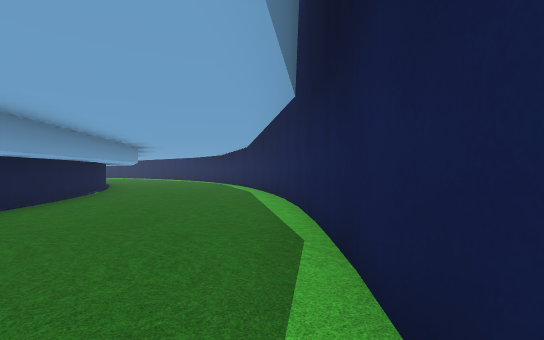
[1] (above)

24 first-person views from a walk through a scene from a Unity 3-D project. The camera is 1.2 m above the floor, looks level and sees 90° across. The floor is counted in squares, 2 m on a side. Each view is taken from the middle of a square. On the plan, view 1 faces up. The plan holds only what a view shows up to about 9 squares ahead; the rest is blank. The place goes on beyond the plan. Some animated figures are left out. Some surface patterns are stand-ins.

[2]
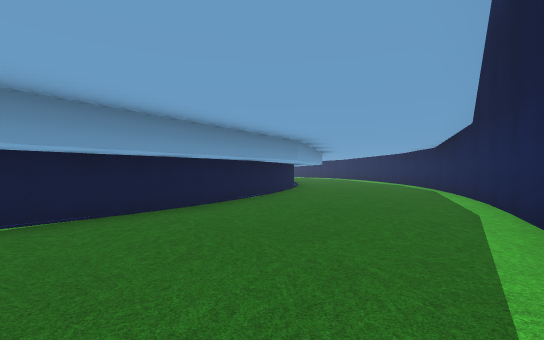

[3]
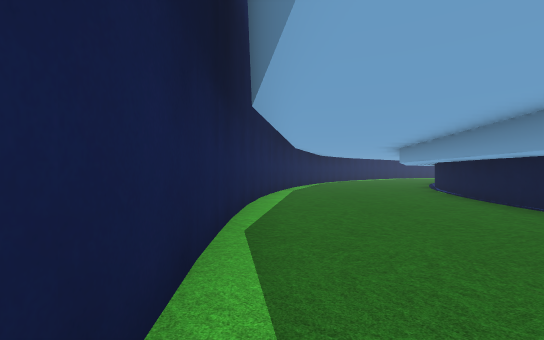

[4]
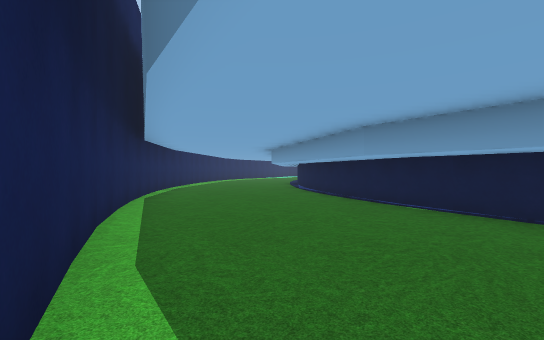

[5]
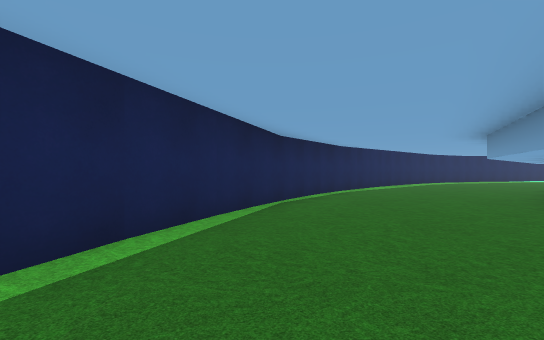

[6]
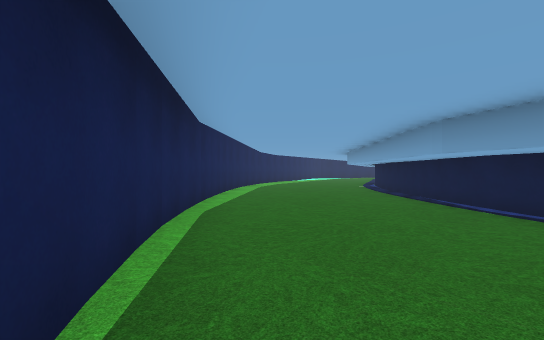

[7]
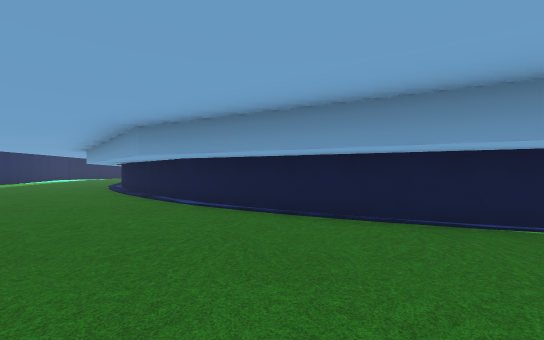

[8]
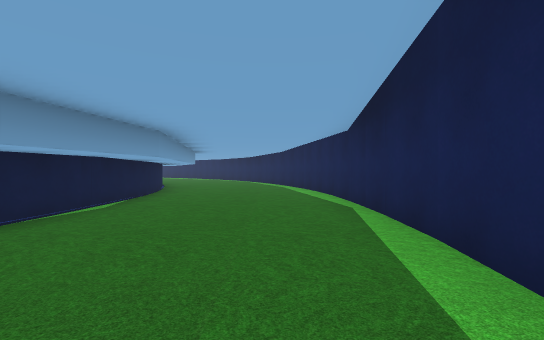

[9]
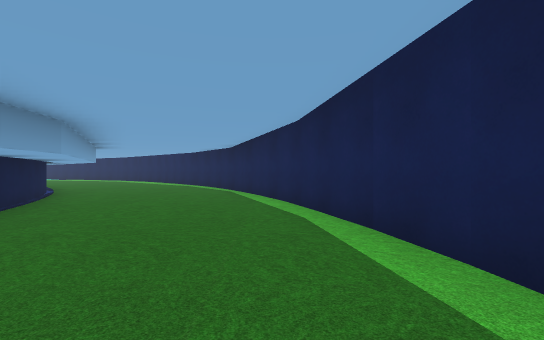

[10]
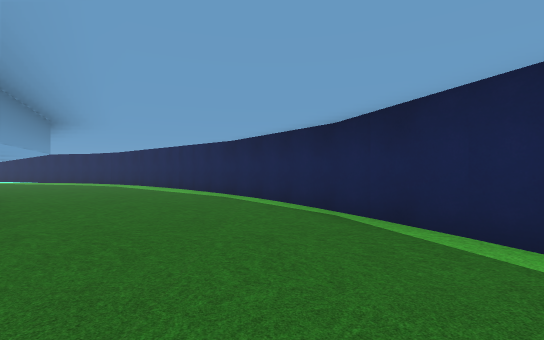

[11]
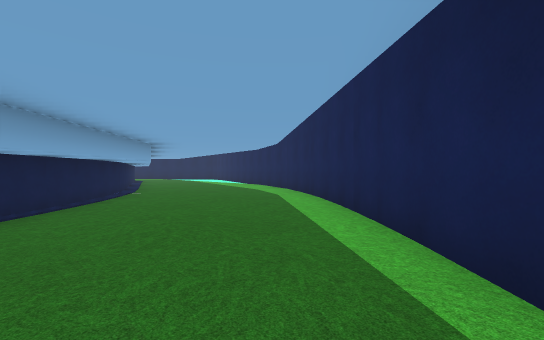

[12]
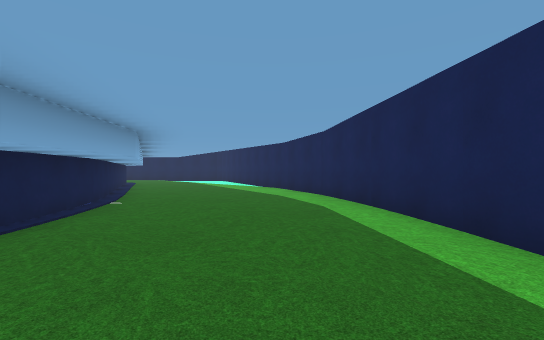

[13]
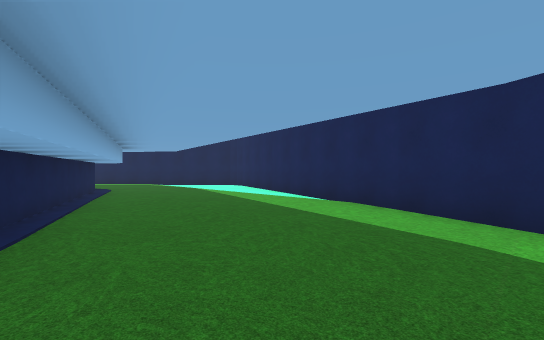

[14]
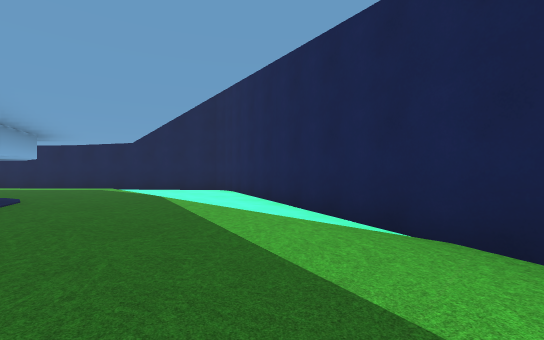

[15]
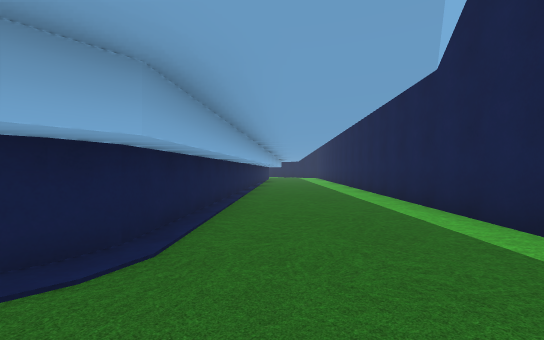

[16]
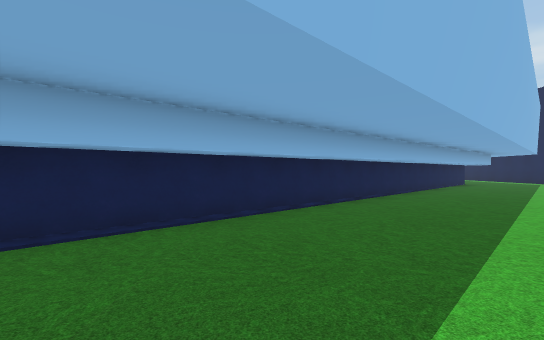

[17]
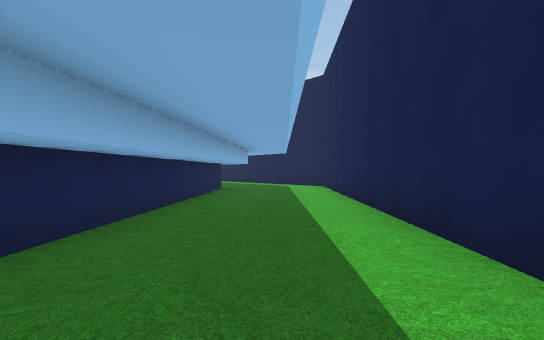

[18]
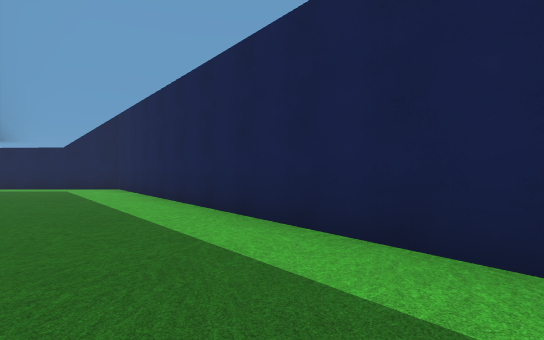

[19]
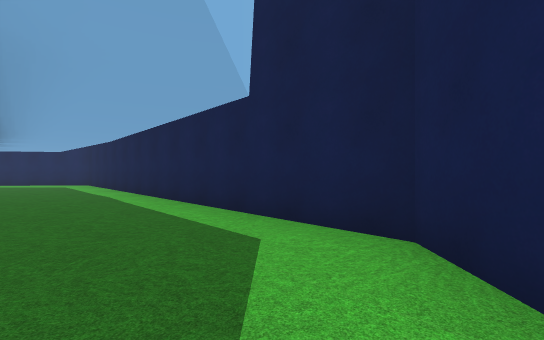

[20]
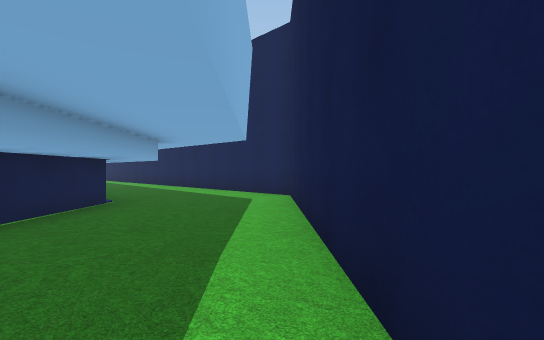

[21]
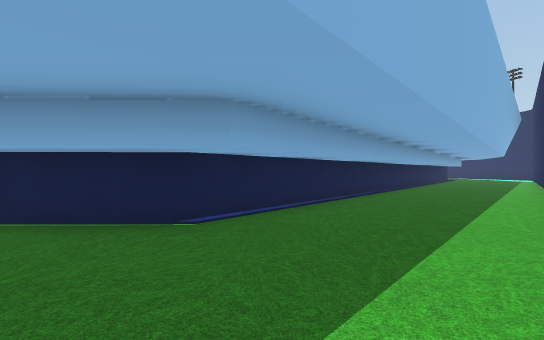

[22]
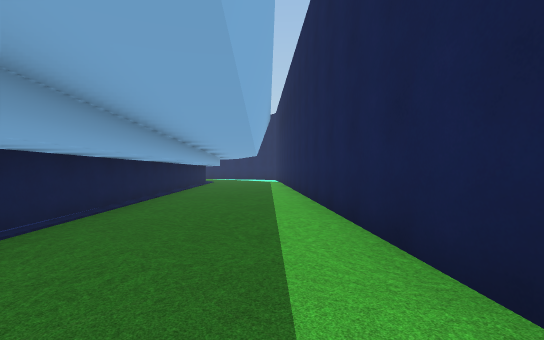

[23]
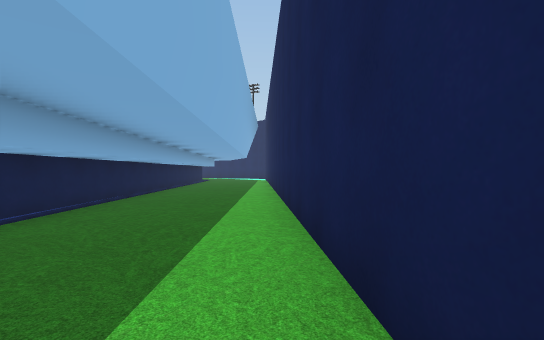

[24]
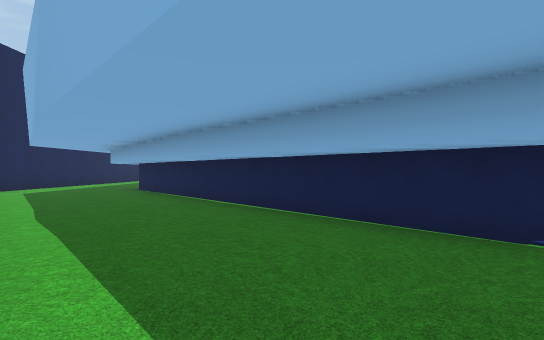

### Floor plan
Points are (right, up) in squares from view 1. A wall is a line through its corners. A room is listed if a view was taken in it or the views show most of it. See-through windows are left out.
Room 1 (views 1, 2, 3, 4, 5, 6, 7, 8, 9, 10)
walls: (-4, -0.2) (-4.6, -2); (-4.4, -1.9) (-5.6, -4.5); (-3.9, 1.6) (-4, -0.3); (0.4, -0.9) (0.6, 3.2); (-0.7, -4.5) (0.3, -1); (-5.6, -4.4) (-6.4, -5.7); (-1.3, -5.7) (-0.7, -4.3); (0.5, 3.1) (0.3, 5.8); (-6.3, -5.6) (-8.3, -7.9); (-4, 5.1) (-3.8, 1.6); (0.3, 5.6) (-0.2, 8); (-3.1, -9) (-1.2, -5.6); (-8.4, -7.9) (-9.8, -9.2); (-0.2, 7.9) (-1.7, 11.5); (-5.6, 9.3) (-4.5, 6.8) (-4.1, 5); (-5.3, -11.4) (-3.2, -8.9); (-9.9, -9.2) (-10.9, -9.9); (-5.7, -11.6) (-5.3, -11.2); (-5.1, 10) (-3.7, 7.4) (-2.8, 2.3) (-3.7, -2.8) (-5.9, -6.9) (-10.2, -10.5); (-1.7, 11.3) (-2.5, 12.8)
ways out: opening at (-3.3, 11) to room 2
Room 2 (views 11, 12, 13, 14, 15, 16, 17, 18, 19, 20, 21, 22, 23, 24)
walls: (-28.5, 14.6) (-35.4, 8.3) (-35.4, -3.4) (-26.5, -11.5); (-18.6, 17.8) (-13.7, 16); (-18.6, 18.5) (-10.7, 15.6) (-7.6, 13); (-32.1, 7.7) (-19.6, 18.4) (-19, 18.4); (-19.2, 22.9) (-27.3, 15.6); (-18.5, 22.9) (-18.9, 22.9) (-19.3, 22.8); (-13.2, 15.8) (-11.7, 15.2); (-11.8, 15.2) (-10.8, 14.7); (-32.9, 2.3) (-32.6, 7); (-10.9, 14.8) (-8.7, 13.1); (-9.7, 19.6) (-18.7, 23); (-8, 18.4) (-9.8, 19.5); (-6.2, 10.2) (-5.7, 9.3); (-5.9, 11.5) (-5.1, 10); (-5.9, 16.6) (-8, 18.5); (-3.1, 13.7) (-5.9, 16.8); (-2.5, 12.8) (-3.1, 13.8); (-24.5, -9.6) (-32.6, -2.6) (-32.9, 2.4); (-22.6, -10.3) (-32, -1.9) (-32, 6.7) (-19.7, 17.7) (-19.1, 17.9)
ways out: opening at (-3.3, 11) to room 1

Positions as (right, up) in squares from view 1, and headings:
1: (0, 0), facing up
2: (0, 3), facing up-left
3: (0, 5), facing down
4: (0, -1), facing down-left
5: (-2, -2), facing down
6: (-2, -6), facing down-left
7: (-2, -5), facing left
8: (-1, -2), facing up
9: (-1, 4), facing up
10: (-3, 8), facing up
11: (-4, 13), facing up-left
12: (-6, 14), facing up-left
13: (-10, 16), facing up-left
14: (-12, 18), facing up-left
15: (-19, 20), facing down-left
16: (-24, 18), facing down
17: (-27, 14), facing down-left
18: (-27, 13), facing left
19: (-33, 9), facing down-left
20: (-35, 3), facing down
21: (-35, -3), facing right
22: (-31, -6), facing down-right
23: (-33, -5), facing down-right
24: (-35, -2), facing up-right
